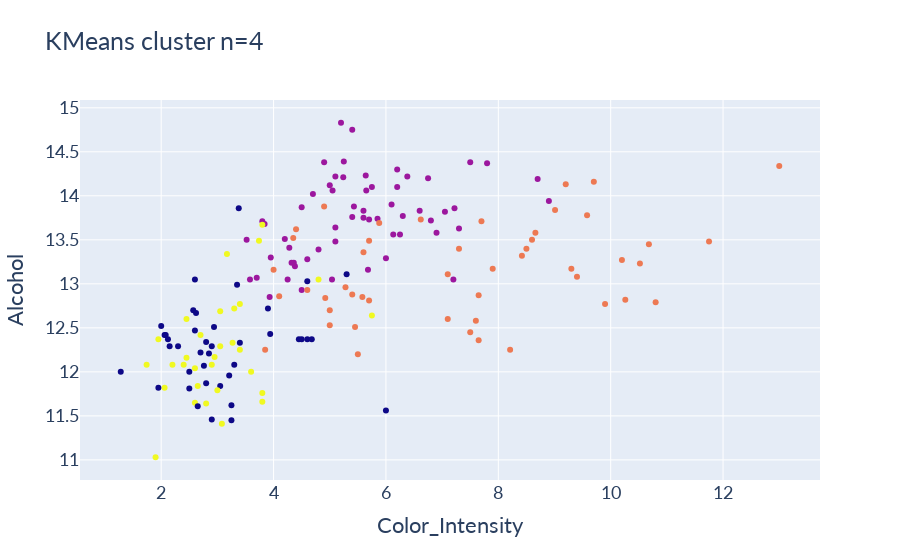

Notebook source saved alongside this figure:
### Code cell
plot_2D_cluster(data=df, agg=kmeans_agg, 
			x_label='Color_Intensity', y_label='Alcohol', 
			title=f'KMeans cluster n={kmeans_agg.n_clusters}')

### Figure 1 — Plotly figure (JSON) as saved in the notebook; plotly's stock layout.template omitted (floating-point values rounded to 4 significant figures; data arrays with more than 128 entries replaced by an {"elided": "..."} marker saying what was removed)
{"data": [{"marker": {"color": {"elided": "178 int values"}}, "mode": "markers", "text": {"elided": "178 int values"}, "type": "scatter", "x": {"elided": "178 float values"}, "y": {"elided": "178 float values"}}], "layout": {"font": {"family": "Lato, sans-serif", "size": 18}, "title": {"text": "KMeans cluster n=4"}, "xaxis": {"title": {"text": "Color_Intensity"}}, "yaxis": {"title": {"text": "Alcohol"}}}}
